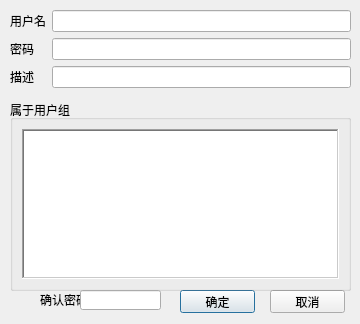
<?xml version="1.0" encoding="UTF-8"?>
<ui version="4.0">
 <class>EditUserDlg</class>
 <widget class="QDialog" name="EditUserDlg">
  <property name="geometry">
   <rect>
    <x>0</x>
    <y>0</y>
    <width>360</width>
    <height>324</height>
   </rect>
  </property>
  <property name="windowTitle">
   <string>Dialog</string>
  </property>
  <widget class="QPushButton" name="btn_ok">
   <property name="geometry">
    <rect>
     <x>180</x>
     <y>290</y>
     <width>75</width>
     <height>23</height>
    </rect>
   </property>
   <property name="text">
    <string>确定</string>
   </property>
  </widget>
  <widget class="QPushButton" name="btn_cancel">
   <property name="geometry">
    <rect>
     <x>270</x>
     <y>290</y>
     <width>75</width>
     <height>23</height>
    </rect>
   </property>
   <property name="text">
    <string>取消</string>
   </property>
  </widget>
  <widget class="QGroupBox" name="groupBox">
   <property name="geometry">
    <rect>
     <x>10</x>
     <y>100</y>
     <width>341</width>
     <height>191</height>
    </rect>
   </property>
   <property name="title">
    <string>属于用户组</string>
   </property>
   <property name="flat">
    <bool>true</bool>
   </property>
   <layout class="QGridLayout" name="gridLayout">
    <item row="0" column="0">
     <widget class="QListWidget" name="listWidget">
      <property name="frameShape">
       <enum>QFrame::WinPanel</enum>
      </property>
     </widget>
    </item>
   </layout>
  </widget>
  <widget class="QWidget" name="layoutWidget">
   <property name="geometry">
    <rect>
     <x>10</x>
     <y>10</y>
     <width>341</width>
     <height>81</height>
    </rect>
   </property>
   <layout class="QFormLayout" name="formLayout">
    <property name="fieldGrowthPolicy">
     <enum>QFormLayout::AllNonFixedFieldsGrow</enum>
    </property>
    <item row="0" column="0">
     <widget class="QLabel" name="label_name">
      <property name="text">
       <string>用户名</string>
      </property>
     </widget>
    </item>
    <item row="0" column="1">
     <widget class="QLineEdit" name="edit_name"/>
    </item>
    <item row="1" column="0">
     <widget class="QLabel" name="label_password">
      <property name="text">
       <string>密码</string>
      </property>
     </widget>
    </item>
    <item row="1" column="1">
     <widget class="QLineEdit" name="edit_password">
      <property name="echoMode">
       <enum>QLineEdit::Normal</enum>
      </property>
     </widget>
    </item>
    <item row="2" column="0">
     <widget class="QLabel" name="label_description">
      <property name="text">
       <string>描述</string>
      </property>
     </widget>
    </item>
    <item row="2" column="1">
     <widget class="QLineEdit" name="edit_description"/>
    </item>
   </layout>
  </widget>
  <widget class="QLabel" name="label_confirm">
   <property name="geometry">
    <rect>
     <x>40</x>
     <y>290</y>
     <width>48</width>
     <height>20</height>
    </rect>
   </property>
   <property name="text">
    <string>确认密码</string>
   </property>
  </widget>
  <widget class="QLineEdit" name="edit_confirm">
   <property name="geometry">
    <rect>
     <x>80</x>
     <y>290</y>
     <width>81</width>
     <height>20</height>
    </rect>
   </property>
   <property name="echoMode">
    <enum>QLineEdit::Normal</enum>
   </property>
  </widget>
 </widget>
 <tabstops>
  <tabstop>edit_name</tabstop>
  <tabstop>edit_password</tabstop>
  <tabstop>edit_description</tabstop>
  <tabstop>listWidget</tabstop>
  <tabstop>btn_ok</tabstop>
  <tabstop>btn_cancel</tabstop>
 </tabstops>
 <resources/>
 <connections/>
</ui>
